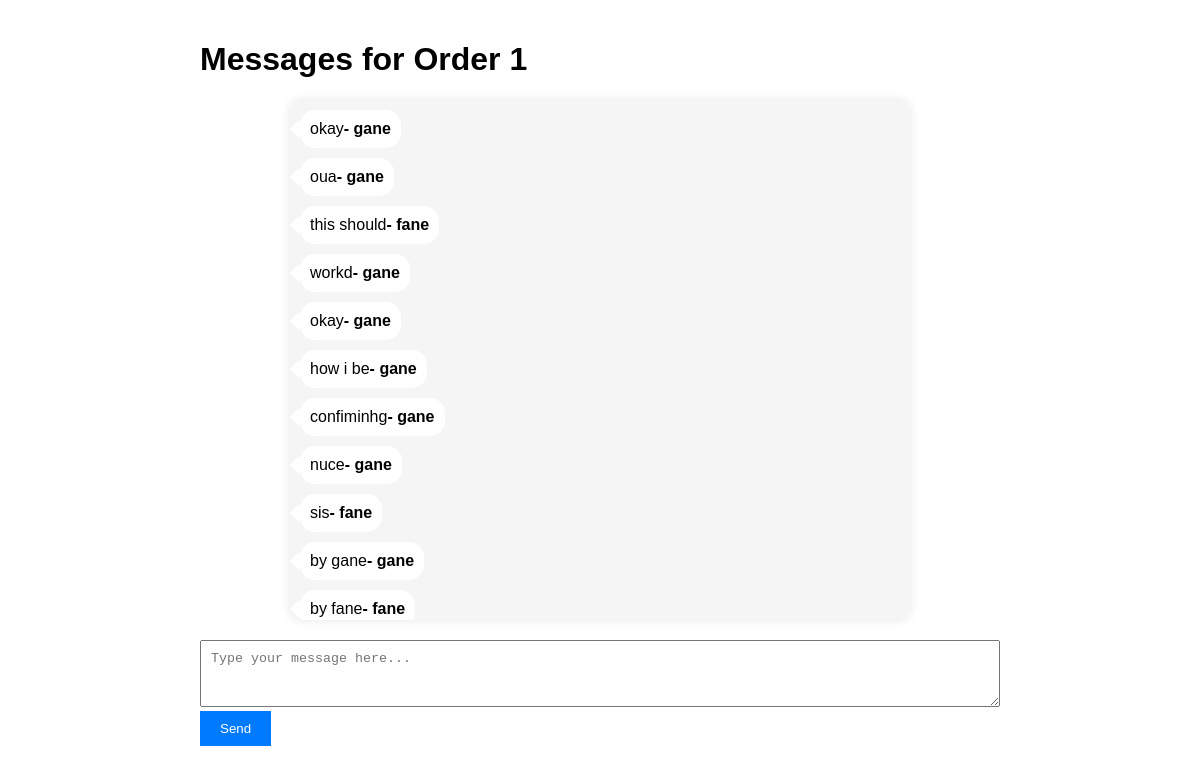
The app's page /chat/1/ with its own data.
### Vapp/models.py (models this page shows, shortened)
class CustomOrder(models.Model):
    class OrderChoices(models.TextChoices):
        cancelled = "Cancelled", "Cancelled"
        completed = "Completed", "Completed"
        pending = "Pending", "Pending"
    class AcceptChoices(models.TextChoices):
        yes = "Yes", "Yes"
        no = "No", "No"
        pending = "Pending", "Pending"
    class DeliveryChoices(models.TextChoices):
        processing = "Processing", "Processing"
        pending = "Pending", "Pending"
        shipped = "Shipped", "Shipped"
        delivered = "Delivered", "Delivered"
    user = models.ForeignKey(User, on_delete=models.CASCADE)
    product = models.ForeignKey('Product', on_delete=models.CASCADE, related_name='ordered_items')
    store = models.ForeignKey('Store', on_delete=models.CASCADE, related_name='orders')
    specifications = models.TextField()
    price = models.DecimalField(max_digits=10, decimal_places=2, blank=True, null=True)
    proposed_price = models.DecimalField(max_digits=10, decimal_places=2, blank=True, null=True)
    address = models.CharField(max_length=50)
    phone = models.CharField(max_length=50)
    counter_offer = models.BooleanField(default=False)
    created_at = models.DateTimeField(auto_now_add=True)
    updated_at = models.DateTimeField(auto_now=True)
    processing_date = models.DateTimeField(blank=True, null=True)
    delivery_date = models.DateTimeField(blank=True, null=True)
    shipped_date = models.DateField(blank=True, null=True)
    accept_status = models.CharField(max_length=15, choices=AcceptChoices.choices, default=AcceptChoices.pending)
    delivery_status = models.CharField(max_length=15, choices=DeliveryChoices.choices, default=DeliveryChoices.pending)
    order_status = models.CharField(max_length=15, choices=OrderChoices.choices, default=OrderChoices.pending)

class Messages(models.Model):
    message = models.TextField()
    order = models.ForeignKey(CustomOrder, on_delete=models.CASCADE, related_name="messages")
    sender = models.ForeignKey(User, on_delete=models.CASCADE, related_name="sent_messages")
    receiver = models.ForeignKey(User, on_delete=models.CASCADE, related_name="received_messages")
    time = models.TimeField(auto_now_add=True)
    seen = models.BooleanField(default=False)
    timestamp = models.DateTimeField(default=timezone.now, blank=True)
    class Meta:
        ordering = ("-timestamp",)

### Vapp/views.py (the view, shortened to what this page needs)
# urls.py: path('chat/<int:order_id>/', views.chat, name='chat'),
def chat(request, order_id):
    order = get_object_or_404(CustomOrder, id=order_id)
    messages_list = Messages.objects.filter(order=order).order_by('-timestamp')
    return render(request, 'chat.html', {
        'order': order,
        'messages': messages_list
    })

### Vapp/templates/chat.html (shortened to what this page needs)
<!DOCTYPE html>
<html lang="en">
<head>
</head>
<body>
    <div class="container">
        <h1>Messages for Order {{ order.id }}</h1>
        <ul id="messages-list">
            <div class="chat-body" id="tasks">
                {% for i in messages reversed %}
                    <div class="message-item {% if i.sender != user %}receive{% else %}send{% endif %}">
                        <p class="message-text">{{ i.message }}{% if i.sender != user %}<strong>- {{ i.sender.username }}</strong>{% endif %}</p>
                    </div>
                {% endfor %}
            </div>
        </ul>
        <form id="message-form" method="post">
            <div class="form-group">
                <textarea id="message" name="message" rows="3" placeholder="Type your message here..."></textarea>
            </div>
            <button type="submit">Send</button>
        </form>
    </div>
</body>
</html>

### Vapp/templates/chat.html (style rules this page uses)
body { font-family: Arial, sans-serif; margin: 0; padding: 0; }
.container { max-width: 800px; margin: 0 auto; padding: 20px; }
.form-group { margin-top: 20px; }
textarea { width: 100%; padding: 10px; box-sizing: border-box; }
button { padding: 10px 20px; background-color: #007bff; color: #fff; border: none; cursor: pointer; }
#messages-list { list-style-type: none; padding: 0; margin: 0; }
.chat-body { max-width: 600px; margin: 0 auto; padding: 10px; background-color: #f5f5f5; border-radius: 10px; box-shadow: 0 0 10px rgba(0, 0, 0, 0.1); height: 500px; overflow-y: scroll; }
.message-item { margin-bottom: 10px; padding: 10px; border-radius: 15px; max-width: 80%; position: relative; display: inline-block; }
.receive { background-color: #ffffff; float: left; clear: both; text-align: left; margin-right: 20px; }
.message-text { color: #000; margin: 0; }
.receive::after { content: ""; position: absolute; top: 50%; left: -10px; border: 10px solid transparent; border-right-color: #ffffff; border-left: 0; margin-top: -10px; }

### records on screen
CustomOrder: id "1"
Messages: message "okay", sender.username "gane"
Messages: message "oua", sender.username "gane"
Messages: message "this should", sender.username "fane"
Messages: message "workd", sender.username "gane"
Messages: message "okay", sender.username "gane"
Messages: message "how i be", sender.username "gane"
Messages: message "confiminhg", sender.username "gane"
Messages: message "nuce", sender.username "gane"
Messages: message "sis", sender.username "fane"
Messages: message "by gane", sender.username "gane"
Messages: message "by fane", sender.username "fane"
